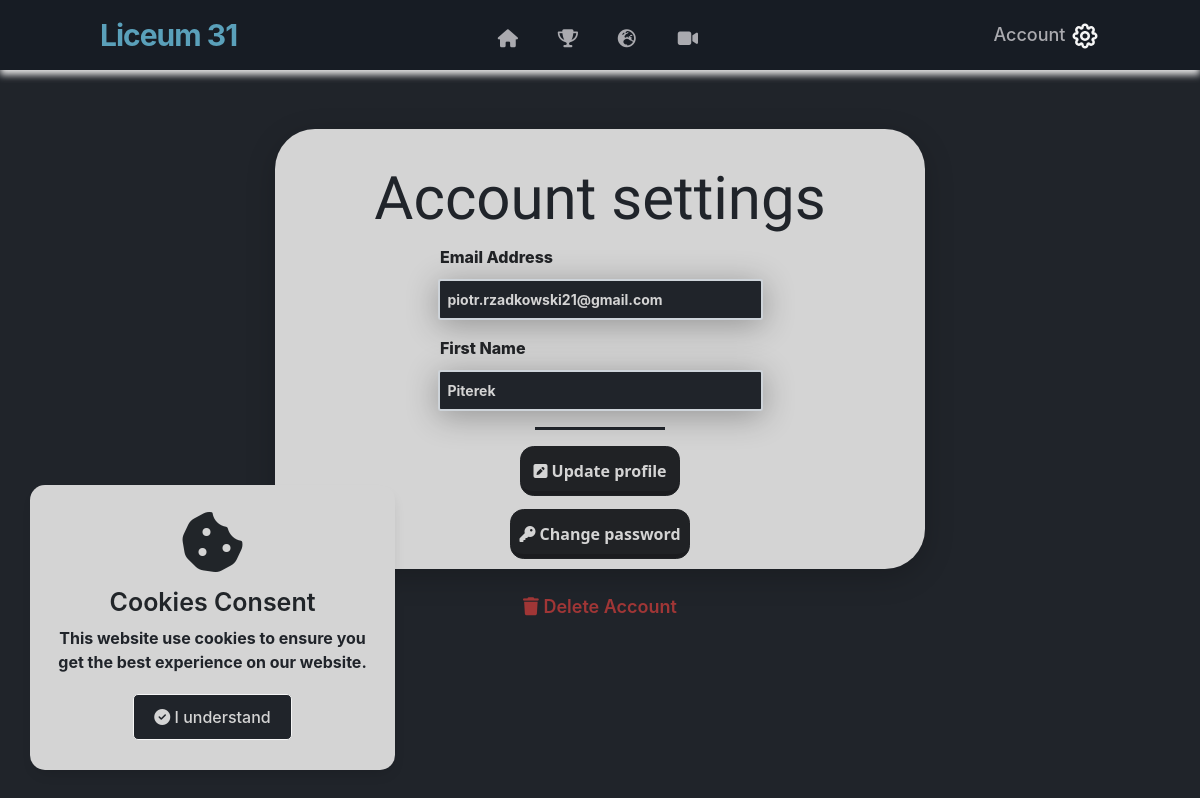
The app's page /edit_user (signed in), older data.
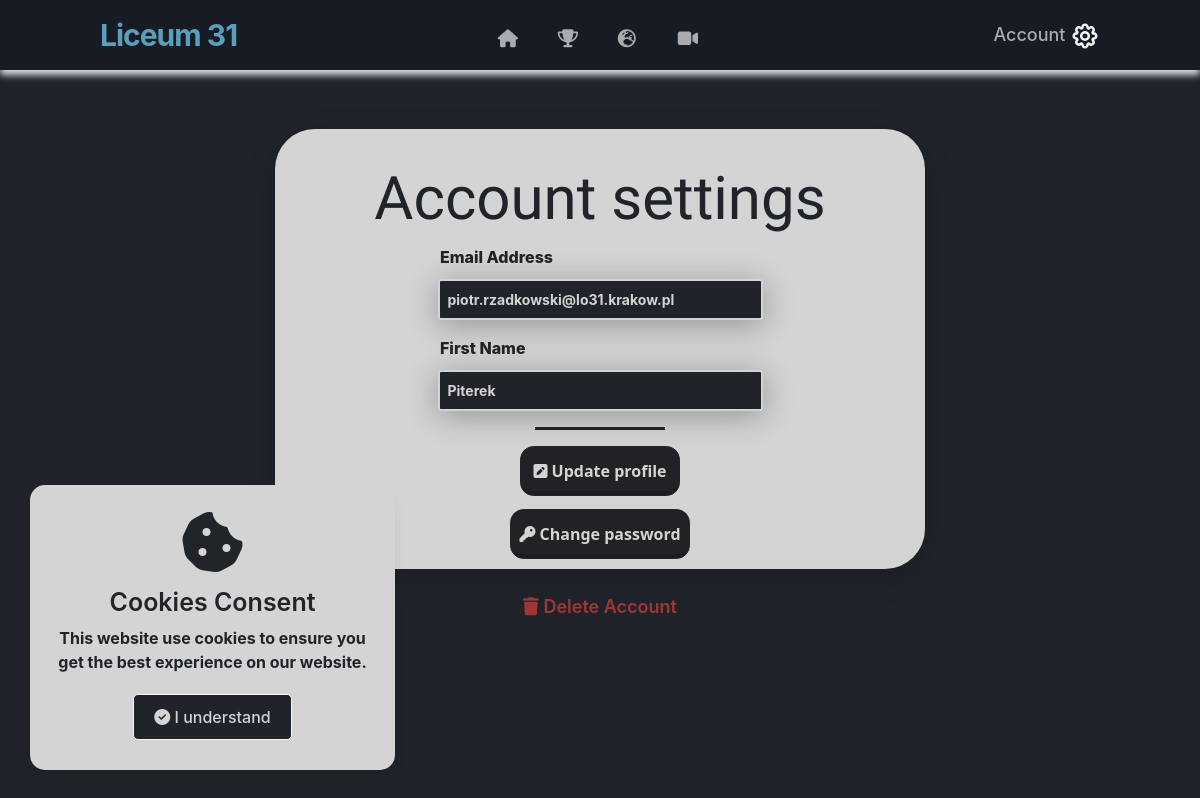
The same page, newer data.
### website/models.py (models this page shows)
class User(db.Model,UserMixin):
    id = db.Column(db.Integer,primary_key=True)
    first_name = db.Column(db.String(150))
    email = db.Column(db.String(150),unique=True)       #150 is maxLenght of string
    password = db.Column(db.String(150))
    is_admin = db.Column(db.Boolean,default=False)
    current_tournament_id = db.Column(db.Integer)
    tournaments = db.relationship('Tournament')

### website/auth.py (the view, shortened to what this page needs)
@auth.route('/edit_user', methods=['GET', 'POST'])
def edit_user():
    return render_template("edit_user.html", user=current_user)

### website/__init__.py (called while the page is built)
def create_app():
    app = Flask(__name__)
    app.config['SECRET_KEY'] = 'kjabwdlajbal'
    app.config['SQLALCHEMY_DATABASE_URI'] = f'sqlite:///{DB_NAME}'
    app.config['SQLALCHEMY_TRACK_MODIFICATIONS'] = False
    app.config['TRAP_HTTP_EXCEPTIONS']=True
    db.init_app(app)  # inicjowanie bazy danych dla aplikacji
    from .views import views
    from .auth import auth
    app.register_blueprint(views, url_prefix='/')
    app.register_blueprint(auth, url_prefix='/')
    from .models import User
    create_datebase(app)
    login_manager = LoginManager()
    login_manager.login_view = 'auth.login'
    login_manager.init_app(app)
    @login_manager.user_loader
    def load_user(id):
        return User.query.get(int(id))
    return app

### website/templates/edit_user.html
{% extends "base.html" %} {% block title %}Account settings{% endblock %} {% block content %}
<section class="edit_box_container container_edit">
	<form method="POST">
		<br>
		<h3 style="margin-bottom: 30px; margin-top: 10px;" align="center">Account settings</h3>
		<section style="margin-top: -20px;">
			<div class="form-group">
				<label class="label_login" for="email">Email Address</label>
				<input value="{{user.email}}" type="email" class="form_control" id="email" name="email" />
			</div>
			<div class="form-group">
				<label class="label_login" for="firstName">First Name</label>
				<input value="{{user.first_name}}" type="text" class="form_control" id="firstName" name="firstName" />
			</div>
			<hr>
			<div align="center">
				<button id="btn" type="submit" class="btn-danger_nav_login"><i class="fas fa-pen-square"></i> Update
					profile</button>
			</div>
		</section>
	</form>
	<br>
	<div align="center">
		<a href="/change-password">
			<button style="width: 180px; margin-top: -20px;" id="btn" type="submit" class="btn-danger_nav_login"><i class="fas fa-key"></i>
				Change
				password</button>
		</a>
	</div>
</section>
<br>
<section>
	<center><a onClick="deleteUser({{user.id}})" class="delete_account" href="#"><i class="fas fa-trash"></i> Delete
			Account</a></center>
</section>
{% endblock %}

Row changes from the older to the newer data that the page shows:
changed User "Piterek": email "piotr.rzadkowski21@gmail.com" → "piotr.rzadkowski@lo31.krakow.pl"
